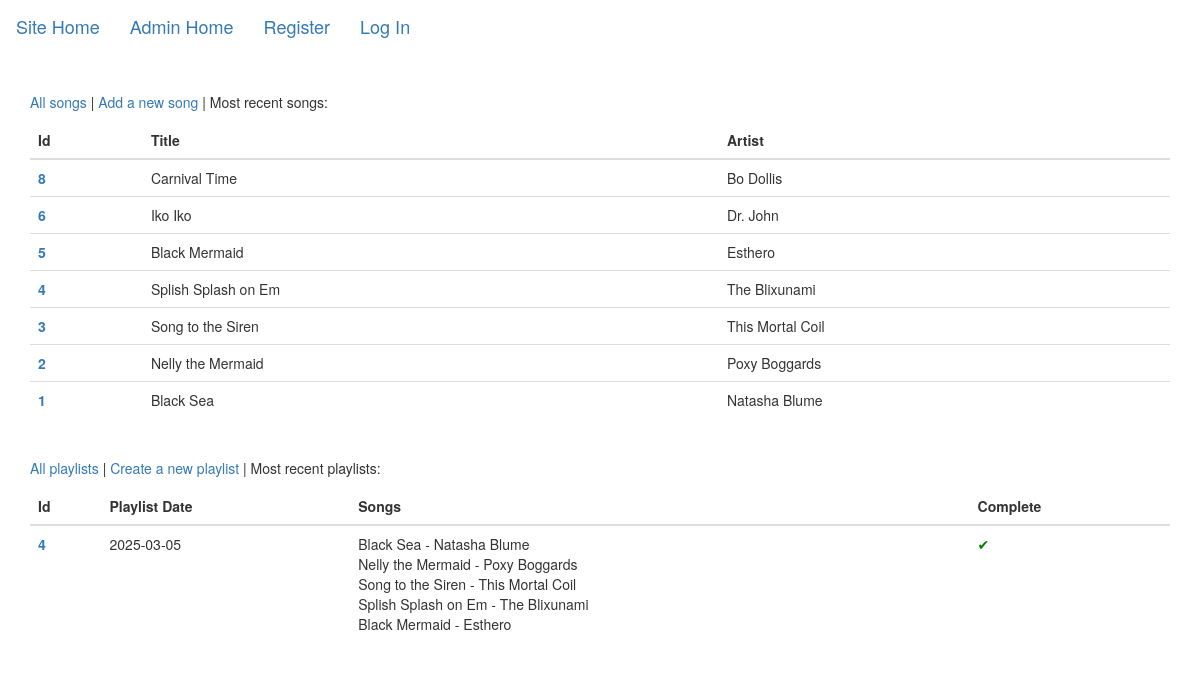
/admin, run on an earlier commit of the app's database.
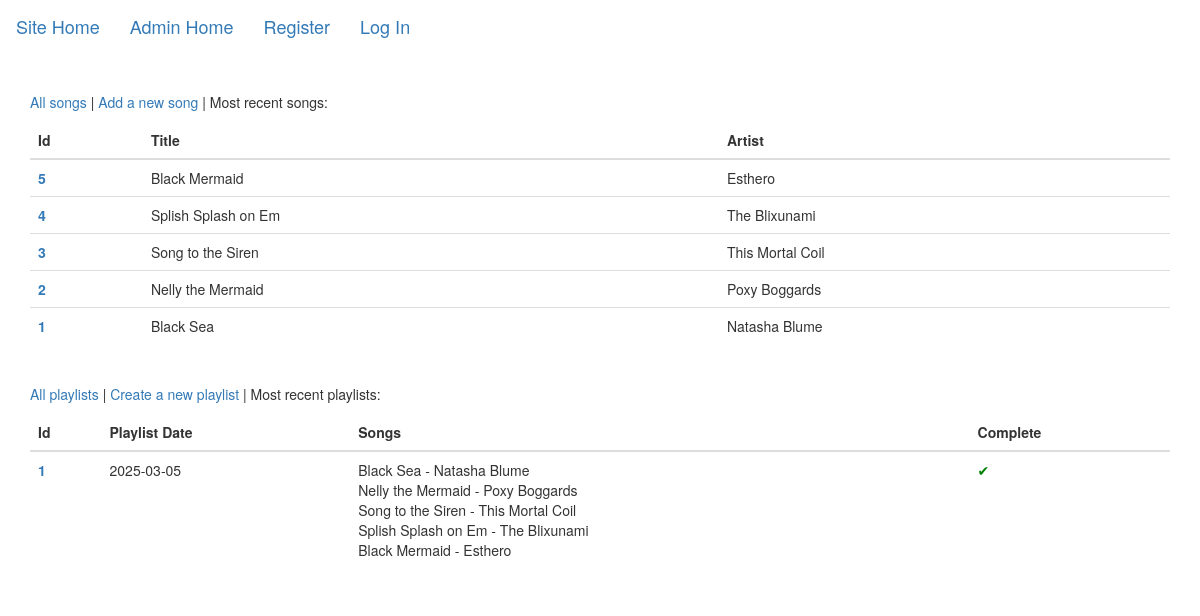
And on a later commit of the database.
### tables this page shows
CREATE TABLE song (
    id INTEGER PRIMARY KEY AUTOINCREMENT,
    artist TEXT,
    title TEXT NOT NULL,
    filepath TEXT NOT NULL,
    duration TEXT,
    album_name TEXT,
    album_art TEXT,
    playlist_id INTEGER,
    created_at DATE NOT NULL DEFAULT CURRENT_DATE,
    FOREIGN KEY(playlist_id) REFERENCES playlist(id)
);

CREATE TABLE playlist (
    id INTEGER PRIMARY KEY AUTOINCREMENT,
    play_date DATE NOT NULL UNIQUE,
    created_at DATE NOT NULL DEFAULT CURRENT_DATE
);

### fivesongs/admin.py (the view)
@bp.route('/admin')
def admin():
    db = get_db()
    song_query = """
        SELECT id, artist, title
        FROM song
        ORDER BY id DESC
        LIMIT 10
    """
    db_songs = db.execute(song_query).fetchall()
    playlist_query = """
        SELECT id, play_date, created_at
        FROM playlist
        ORDER BY play_date DESC
        LIMIT 10
    """
    db_playlists = db.execute(playlist_query).fetchall()
    all_playlists = []
    for p in db_playlists:
        playlist = {
            'id': p['id'],
            'play_date': p['play_date'],
            'songs': [],
            'alert': False
        }
        p_songs = db.execute(f"SELECT title, artist FROM song WHERE playlist_id = {p['id']}").fetchall()
        for s in p_songs:
            playlist['songs'].append(f"{s['title']} - {s['artist']}")
        if len(playlist['songs']) < 5:
            playlist['alert'] = True
        all_playlists.append(playlist)
    return render_template('admin/index.html', songs=db_songs, playlists=all_playlists)

### fivesongs/auth.py (called while the page is built)
@bp.before_app_request
def load_logged_in_user():
    user_id = session.get('user_id')
    if user_id is None:
        g.user = None
    else:
        g.user = get_db().execute(
            'SELECT * FROM user WHERE id = ?', (user_id,)
        ).fetchone()

### fivesongs/db.py (called while the page is built)
def get_db():
    if 'db' not in g:
        g.db = sqlite3.connect(
            current_app.config['DATABASE'],
            detect_types=sqlite3.PARSE_DECLTYPES
        )
        g.db.row_factory = sqlite3.Row
    return g.db

### fivesongs/templates/admin/index.html
{% extends 'adminbase.html' %}
{% block content %}
  <p><a href="/admin/songs">All songs</a> | <a href="/admin/song/create">Add a new song</a> | Most recent songs:</p>
  {% if songs %}
    <table class="table">
      <thead class="thead-dark">
        <tr>
          <th scope="col">Id</th>
          <th scope="col">Title</th>
          <th scope="col">Artist</th>
        </tr>
      </thead>
      <tbody>
        {% for song in songs %}
        <tr>
          <th scope="row"><a href="/admin/song/{{ song.id }}">{{ song.id }}</a></th>
          <td>{{ song.title }}</td>
          <td>{{ song.artist }}</td>
        </tr>
        {% endfor %}
      </tbody>
    </table>
  {% else %}
    No songs available.<br />
  {% endif %}
  <br />
  <p><a href="/admin/playlists">All playlists</a> | <a href="/admin/playlist/create">Create a new playlist</a> | Most recent playlists:</p>
  {% if playlists %}
    <table class="table">
      <thead class="thead-dark">
        <tr>
          <th scope="col">Id</th>
          <th scope="col">Playlist Date</th>
          <th scope="col">Songs</th>
          <th scope="col">Complete</th>
        </tr>
      </thead>
      <tbody>
        {% for playlist in playlists %}
        <tr>
          <th scope="row"><a href="/admin/playlist/{{ playlist.id }}">{{ playlist.id }}</a></th>
          <td>{{ playlist.play_date }}</td>
          <td>
            {% if playlist.songs %}
              {% for song in playlist.songs %}
                {{ song }}<br />
              {% endfor %}
            {% endif %}
          </td>
          <td>
            {% if playlist.alert %}
              <span style="color: red;">&#x2714;</span>
            {% else %}
              <span style="color: green;">&#x2714;</span>
            {% endif %}
          </td>
        </tr>
        {% endfor %}
      </tbody>
    </table>
  {% else %}
    No playlists available.<br />
  {% endif %}
{% endblock %}

### fivesongs/templates/adminbase.html (shortened to what this page needs)
<!DOCTYPE html>
<html lang="en">
<head>
  <link rel="stylesheet" type="text/css" href="{{ url_for('static', filename='css/bootstrap.min.css') }}">
</head>
<body>
<nav class="navbar navbar-light bg-light">
  <a class="navbar-brand" href="/">Site Home</a>
  <a class="navbar-brand" href="/admin">Admin Home</a>
  {% if g.user %}
    <span>{{ g.user['username'] }}</span>
    <a class="navbar-brand" href="{{ url_for('auth.logout') }}">Log Out</a>
  {% else %}
    <a class="navbar-brand" href="{{ url_for('auth.register') }}">Register</a>
    <a class="navbar-brand" href="{{ url_for('auth.login') }}">Log In</a>
  {% endif %}
</nav>
<br />
<div class="container">
  {% block content %}{% endblock %}
</div>
</body>
</html>

What changed in the data, as far as the page shows it:
removed song: id "8", title "Carnival Time", artist "Bo Dollis"
removed song: id "6", title "Iko Iko", artist "Dr. John"
removed playlist: id "4", play_date "2025-03-05", songs "Black Sea - Natasha Blume" "Nelly the Mermaid - Poxy Boggards" "Song to the Siren - This Mortal Coil" "Splish Splash on Em - The Blixunami" "Black Mermaid - Esthero"
added playlist: id "1", play_date "2025-03-05", songs "Black Sea - Natasha Blume" "Nelly the Mermaid - Poxy Boggards" "Song to the Siren - This Mortal Coil" "Splish Splash on Em - The Blixunami" "Black Mermaid - Esthero"
